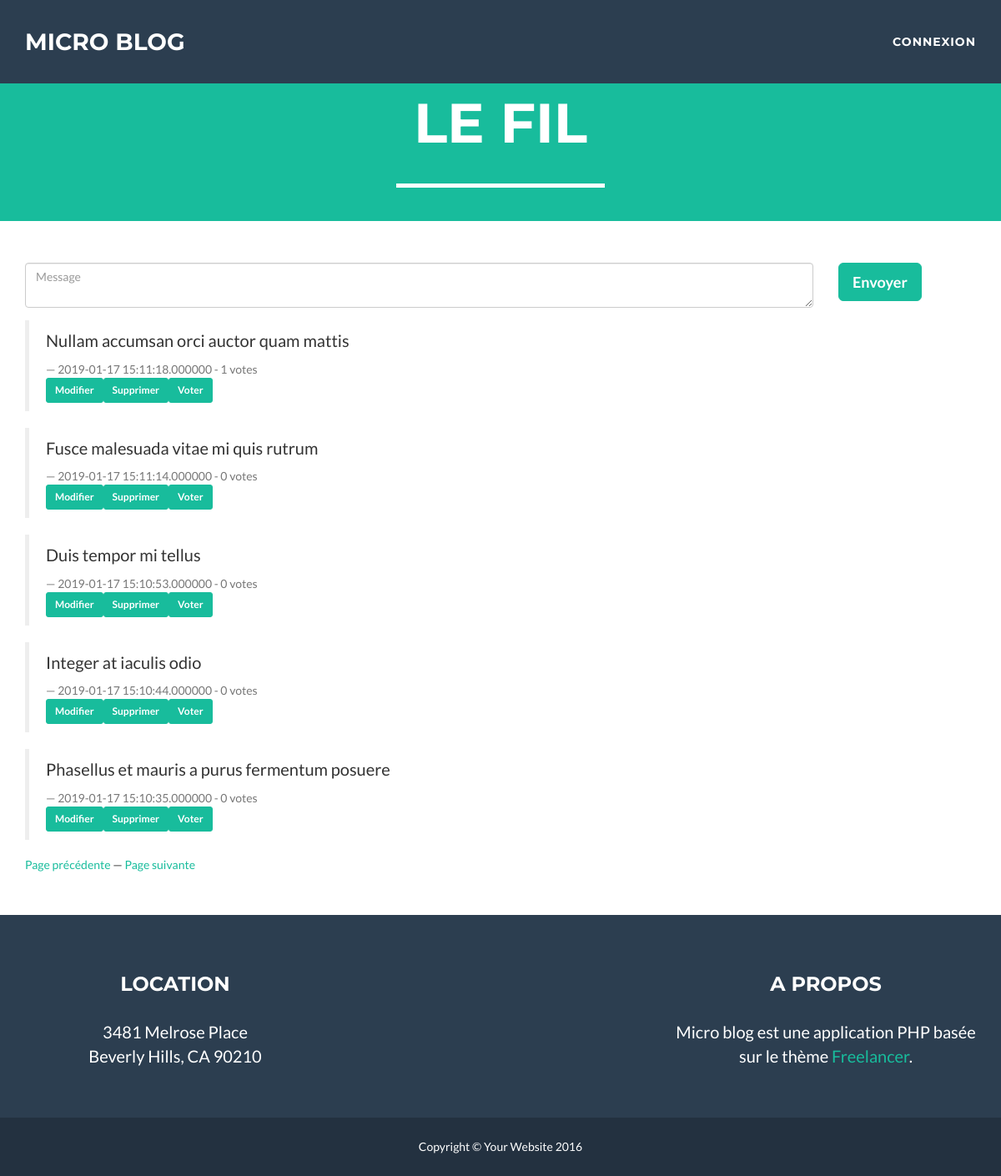
The page / on the database its author committed.
### tables this page shows
CREATE TABLE IF NOT EXISTS `messages` (
  `id` int(11) NOT NULL AUTO_INCREMENT,
  `contenu` text NOT NULL,
  `date` datetime(6) DEFAULT NULL,
  `compteur` int(4) DEFAULT '0',
  `ip` varchar(15) DEFAULT NULL,
  PRIMARY KEY (`id`)
);

### includes/Section.inc.php (the view, shortened to what this page needs)
<section>
    <div class="container">
        <div class="row">
            <form action="index.php" method="post">
                <div class="col-sm-10">
                    <div class="form-group">
                        <?php
                            if(!isset($_GET['id']) && !isset($_GET['Supp'])){
                                echo '<textarea id="message" name="message" class="form-control" placeholder="Message"></textarea>';
                            }
                            elseif(isset($_GET['Supp'])){
                                $req = $bdd->exec("DELETE FROM messages WHERE id=".$_GET['Supp']."");
                                header('location:index.php');
                            }
                        ?>
                    </div>
                </div>
                <div class="col-sm-2">
                    <button type="submit" class="btn btn-success btn-lg">Envoyer</button>
                </div>
            </form>
        </div>
        <div class="row">
            <div class="col-md-12">
                <?php
                    $page = (!empty($_GET['page']) ? $_GET['page'] : 1);
                    $limite = 5;
                    $debut = ($page - 1) * $limite;
                    $query = ('SELECT * FROM messages ORDER BY date DESC LIMIT :limite OFFSET :debut');
                    $query = $bdd->prepare($query);
                    $query->bindValue('debut', $debut, PDO::PARAM_INT);
                    $query->bindValue('limite', $limite, PDO::PARAM_INT);
                    $query->execute();
                    while ($donnees = $query->fetch())
                    {
                        $id = $donnees['id'];
                        echo '<blockquote><p>'. $donnees['contenu'].'</p><footer>'.$donnees['date'].' - '.$donnees['compteur'].' votes</footer>';
                        echo '<table><tr><form action="index.php" method="GET"><button type="submit" class="btn btn-success btn-sm">Modifier</button><input type="hidden" name="id" value="'.$id.'"></form></tr>';
                        echo '<tr><form action="index.php" method="GET"><button type="submit" class="btn btn-success btn-sm" value="Supprimer">Supprimer</button><input type="hidden" name="Supp" value="'.$id.'"></form></tr>';
                        echo '<tr><form action="index.php" method="GET"><button type="submit" class="btn btn-success btn-sm" value="Voter">Voter</button><input type="hidden" name="Vote" value="'.$id.'"></form></tr></table></blockquote>';
                    }
                ?><a href="?page=<?php echo $page - 1; ?>">Page précédente</a>
                    —
                <a href="?page=<?php echo $page + 1; ?>">Page suivante</a>
            </div>
        </div>
    </div>
</section>

### index.php (shortened to what this page needs)
<!DOCTYPE html>
<html lang="fr">
<head>
    <link href="vendor/bootstrap/css/bootstrap.min.css" rel="stylesheet">
    <link href="css/freelancer.css" rel="stylesheet">
    <link href="vendor/font-awesome/css/font-awesome.min.css" rel="stylesheet" type="text/css">
</head>
<body id="page-top" class="index">
    <?php
        $bdd = new PDO('mysql:host=localhost;dbname=micro_blog;charset=utf8', 'root', '');
        include('includes/header.inc.php');
        include('includes/Section.inc.php');
        include('includes/footer.inc.php');
    ?>
</body>
</html>

### includes/header.inc.php (shortened to what this page needs)
<nav id="mainNav" class="navbar navbar-default navbar-fixed-top navbar-custom">
    <div class="container">
        <div class="navbar-header page-scroll">
            <a class="navbar-brand" href="index.php">Micro blog</a>
        </div>
        <div class="collapse navbar-collapse" id="bs-example-navbar-collapse-1">
            <ul class="nav navbar-nav navbar-right">
                <li class="page-scroll">
                    <a href="connexion.php">Connexion</a>
                </li>
            </ul>
        </div>
    </div>
</nav>
<header>
    <div class="container">
        <div class="row">
            <div class="col-lg-12">
                <div class="intro-text">
                    <span class="name">Le fil</span>
                    <hr class="star-light">
                </div>
            </div>
        </div>
    </div>
</header>

### includes/footer.inc.php
<footer class="text-center">
    <div class="footer-above">
        <div class="container">
            <div class="row">
                <div class="footer-col col-md-4">
                    <h3>Location</h3>
                    <p>3481 Melrose Place
                        <br>Beverly Hills, CA 90210</p>
                </div>
                <div class="footer-col col-md-4">
                </div>
                <div class="footer-col col-md-4">
                    <h3>A propos</h3>
                    <p>Micro blog est une application PHP basée sur le thème <a href="https://startbootstrap.com/template-overviews/freelancer/">Freelancer</a>.</p>
                </div>
            </div>
        </div>
    </div>
    <div class="footer-below">
        <div class="container">
            <div class="row">
                <div class="col-lg-12">
                    Copyright &copy; Your Website 2016
                </div>
            </div>
        </div>
    </div>
</footer>

### css/freelancer.css (style rules this page uses)
body { font-family: 'Lato', 'Helvetica Neue', Helvetica, Arial, sans-serif; overflow-x: hidden; }
p { font-size: 20px; }
a, a:hover, a:focus, a:active, a.active { color: #18BC9C; outline: none; }
h1, h2, h3, h4, h5, h6 { font-family: "Montserrat", "Helvetica Neue", Helvetica, Arial, sans-serif; text-transform: uppercase; font-weight: 700; }
hr.star-light, hr.star-primary { padding: 0; border: none; border-top: solid 5px; text-align: center; max-width: 250px; margin: 25px auto 30px; }
hr.star-light:after, hr.star-primary:after { content: "\f005"; font-family: FontAwesome; display: inline-block; position: relative; top: -0.8em; font-size: 2em; padding: 0 0.25em; }
hr.star-light { border-color: white; }
hr.star-light:after { background-color: #18BC9C; color: white; }
header { text-align: center; background: #18BC9C; color: white; }
header .container { padding-top: 100px; padding-bottom: 10px; }
header .intro-text .name { display: block; font-family: "Montserrat", "Helvetica Neue", Helvetica, Arial, sans-serif; text-transform: uppercase; font-weight: 700; font-size: 2em; }
@media (min-width: 768px) { header .intro-text .name { font-size: 4.75em; } }
.navbar-custom { background: #2C3E50; font-family: "Montserrat", "Helvetica Neue", Helvetica, Arial, sans-serif; text-transform: uppercase; font-weight: 700; border: none; }
.navbar-custom .navbar-brand { color: white; }
.navbar-custom .navbar-nav { letter-spacing: 1px; }
.navbar-custom .navbar-nav li a { color: white; }
@media (min-width: 768px) { .navbar-custom { padding: 25px 0; -webkit-transition: padding 0.3s; -moz-transition: padding 0.3s; transition: padding 0.3s; } }
@media (min-width: 768px) { .navbar-custom .navbar-brand { font-size: 2em; -webkit-transition: all 0.3s; -moz-transition: all 0.3s; transition: all 0.3s; } }
section { padding: 50px 0; }
footer { color: white; }
footer h3 { margin-bottom: 30px; }
footer .footer-above { padding-top: 50px; background-color: #2C3E50; }
footer .footer-col { margin-bottom: 50px; }
footer .footer-below { padding: 25px 0; background-color: #233140; }
.btn-success { color: white; background-color: #18BC9C; border-color: #18BC9C; font-weight: 700; }

### rows shown on the page
messages: contenu "Nullam accumsan orci auctor quam mattis", date "2019-01-17 15:11:18.000000", compteur "1"
messages: contenu "Fusce malesuada vitae mi quis rutrum", date "2019-01-17 15:11:14.000000", compteur "0"
messages: contenu "Duis tempor mi tellus", date "2019-01-17 15:10:53.000000", compteur "0"
messages: contenu "Integer at iaculis odio", date "2019-01-17 15:10:44.000000", compteur "0"
messages: contenu "Phasellus et mauris a purus fermentum posuere", date "2019-01-17 15:10:35.000000", compteur "0"
